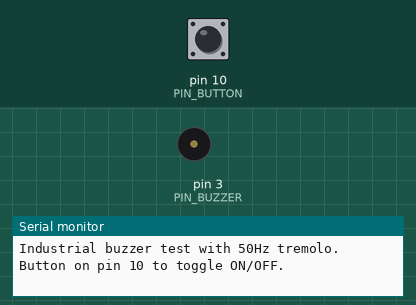
Simulated run of this sketch. Board: Arduino Uno, built with avr-gcc and run on an emulated ATmega328P. On the bench: buzzer (waves = sounding), the last lines printed to the serial monitor. The test bench sets the inputs (shaded band); at power-on: pin 10 (PIN_BUTTON) LOW.

Above: at 1.2 s.
1.3 s: pin 10 (PIN_BUTTON) pulled HIGH for 0.15 s
4.4 s: pin 10 (PIN_BUTTON) pulled HIGH for 1 s
At 4.52 s:
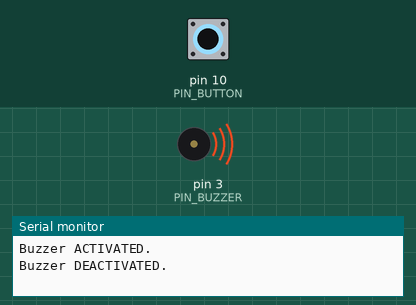
6.9 s: pin 10 (PIN_BUTTON) pulled HIGH for 3.2 s
Timing chart, 0 to 17.6 s (numbered marks = the images above; inputs shaded):
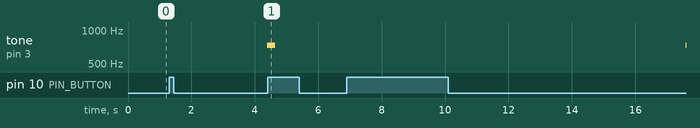

The sketch:

saw_buzzer_industrial_50Hz_tremolo.ino
```cpp
// Industrial buzzer with 50Hz tremolo effect (AC simulation)
// PWM output on D3, pushbutton on pin 10 to toggle on/off
// Version: translated to English

const int PIN_BUZZER = 3;
const int PIN_BUTTON = 10;

// Buzzer frequency pattern
const int freqPattern[] = {1029, 735, 1176, 1029, 735, 1176};
const int PATTERN_LEN = sizeof(freqPattern) / sizeof(freqPattern[0]);

const int SWITCH_MS = 2;        // Change frequency every 2 ms (fast pattern)
const int MOD_50HZ_MS = 10;     // Every 10 ms simulate the 50Hz "pulse" (half-cycle)

bool buzzerActive = false;
bool lastBtnState = LOW;

void setup() {
  pinMode(PIN_BUZZER, OUTPUT);
  pinMode(PIN_BUTTON, INPUT);
  Serial.begin(9600);
  Serial.println("Industrial buzzer test with 50Hz tremolo. Button on pin 10 to toggle ON/OFF.");
}

void loop() {
  bool btnState = digitalRead(PIN_BUTTON);

  // Toggle buzzer ON/OFF on button press (rising edge)
  if (btnState == HIGH && lastBtnState == LOW) {
    buzzerActive = !buzzerActive;
    Serial.println(buzzerActive ? "Buzzer ACTIVATED." : "Buzzer DEACTIVATED.");
    delay(250); // simple debounce
  }
  lastBtnState = btnState;

  static unsigned long lastSwitch = 0;
  static unsigned long lastMod50Hz = 0;
  static int patternIndex = 0;
  static bool tremoloOn = true;

  if (buzzerActive) {
    unsigned long now = millis();

    // Every 10 ms simulate the 50Hz effect by toggling tremolo on/off
    if (now - lastMod50Hz >= MOD_50HZ_MS) {
      tremoloOn = !tremoloOn;
      lastMod50Hz = now;
    }

    // If tremolo is ON, step through the fast frequency pattern every SWITCH_MS
    if (tremoloOn && (now - lastSwitch >= SWITCH_MS)) {
      lastSwitch = now;
      tone(PIN_BUZZER, freqPattern[patternIndex]);
      patternIndex++;
      if (patternIndex >= PATTERN_LEN) patternIndex = 0;
    }

    // If tremolo is OFF, silence the buzzer to simulate the negative half-cycle
    if (!tremoloOn) {
      noTone(PIN_BUZZER);
    }
  } else {
    noTone(PIN_BUZZER);
  }
}
```

Measured:
- after the input at 1.3 s, tone on pin 3 (PIN_BUZZER): silent → 735 Hz after 3.1 s
- after the input at 6.9 s, tone on pin 3 (PIN_BUZZER): silent → 735 Hz after 10.7 s
